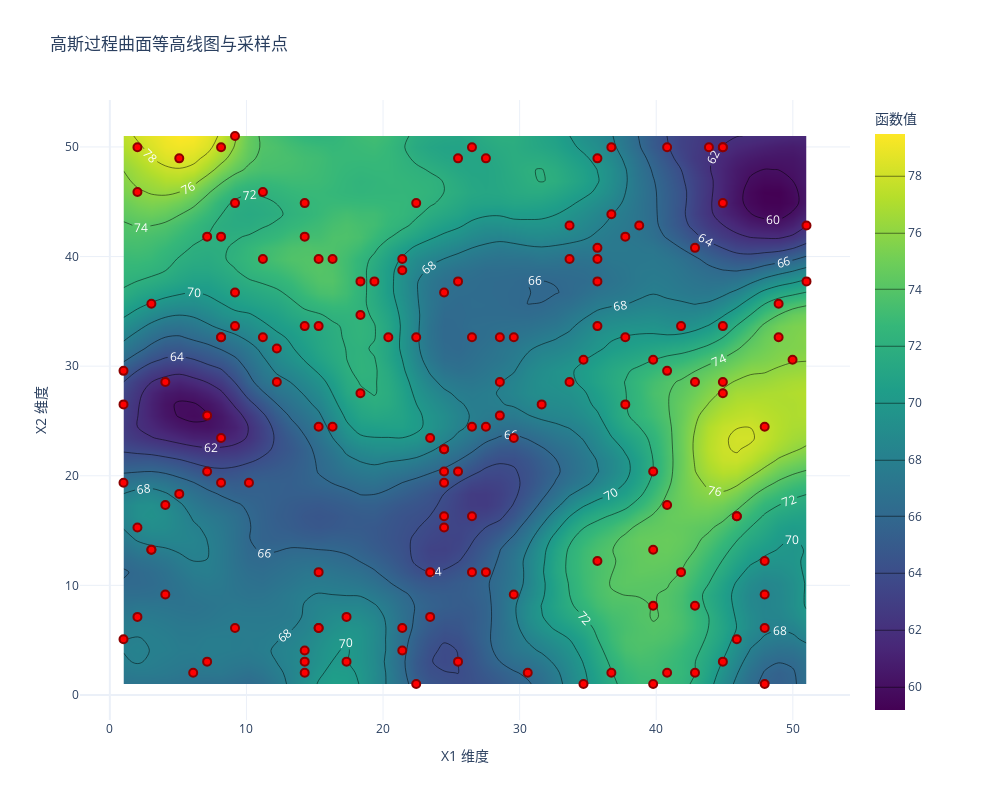

Notebook code for this chart:
### Code cell
import numpy as np
import plotly.graph_objects as go
from sklearn.gaussian_process import GaussianProcessRegressor
from sklearn.gaussian_process.kernels import RBF, ConstantKernel, WhiteKernel, Matern

seed = 42
np.random.seed(seed=seed)

# 定义二维核函数
kernel_2d = ConstantKernel(25.0) * Matern(length_scale=10.0, nu=2.5) + WhiteKernel(1e-3)
gp_2d = GaussianProcessRegressor(kernel=kernel_2d)

# 创建二维网格点
x1_range = np.linspace(1, 51, 50)  # 第一个维度
x2_range = np.linspace(1, 51, 50)  # 第二个维度
X1, X2 = np.meshgrid(x1_range, x2_range)
X_grid = np.vstack([X1.ravel(), X2.ravel()]).T  # 形状为 (2500, 2)

# 从二维高斯过程中采样曲面
y_surface = gp_2d.sample_y(X_grid, n_samples=1, random_state=seed).flatten() + 70
Y = y_surface.reshape(X1.shape)  # 重塑为网格形状

# 在二维空间中随机选择150个点
n_points = 150
random_points = np.column_stack([
    np.random.choice(x1_range, size=n_points),
    np.random.choice(x2_range, size=n_points)
])

# 找到这些随机点在网格中的最近邻索引
def find_nearest_indices(points, grid_points):
    indices = []
    for point in points:
        distances = np.linalg.norm(grid_points - point, axis=1)
        indices.append(np.argmin(distances))
    return indices

indices = find_nearest_indices(random_points, X_grid)
y_points = y_surface[indices]

# 计算这100个点之间的协方差矩阵
cov_matrix = kernel_2d(random_points)  # 形状为 (100, 100)

# 计算相关性矩阵
std_dev = np.sqrt(np.diag(cov_matrix))  
corr_matrix = cov_matrix / np.outer(std_dev, std_dev)

# 创建等高线地形图
fig = go.Figure()

# 添加等高线图
fig.add_trace(go.Contour(
    x=x1_range,
    y=x2_range,
    z=Y,
    colorscale='Viridis',
    contours=dict(
        coloring='heatmap',
        showlabels=True,
        labelfont=dict(size=12, color='white')
    ),
    name='GP曲面',
    colorbar=dict(title="函数值")
))

# 添加采样点
fig.add_trace(go.Scatter(
    x=random_points[:, 0],
    y=random_points[:, 1],
    mode='markers',
    marker=dict(
        size=8,
        color='red',
        line=dict(width=2, color='darkred')
    ),
    name='采样点',
    text=[f'值: {val:.2f}' for val in y_points],
    hoverinfo='text+x+y'
))

fig.update_layout(
    title='高斯过程曲面等高线图与采样点',
    xaxis_title='X1 维度',
    yaxis_title='X2 维度',
    template='plotly_white',
    width=1000,
    height=800,
    legend=dict(
        x=1.05,
        y=1,
        xanchor='left',
        yanchor='top'
    ),
    margin=dict(r=150)
)

fig.show()

# 输出结果信息
print(f"生成的均值向量形状: {y_points.shape}")
print(f"协方差矩阵形状: {cov_matrix.shape}")
print(f"相关性矩阵形状: {corr_matrix.shape}")
print(f"均值范围: [{y_points.min():.3f}, {y_points.max():.3f}]")
print(f"曲面值范围: [{Y.min():.3f}, {Y.max():.3f}]")

### Figure 1 — Plotly figure (JSON) as saved in the notebook; plotly's stock layout.template omitted (floating-point values rounded to 4 significant figures; data arrays with more than 128 entries replaced by an {"elided": "..."} marker saying what was removed)
{"data": [{"colorbar": {"title": {"text": "函数值"}}, "colorscale": [[0, "#440154"], [0.1111, "#482878"], [0.2222, "#3e4989"], [0.3333, "#31688e"], [0.4444, "#26828e"], [0.5556, "#1f9e89"], [0.6667, "#35b779"], [0.7778, "#6ece58"], [0.8889, "#b5de2b"], [1, "#fde725"]], "contours": {"coloring": "heatmap", "labelfont": {"color": "white", "size": 12}, "showlabels": true}, "name": "GP曲面", "type": "contour", "x": [1.0, 2.02, 3.041, 4.061, 5.082, 6.102, 7.122, 8.143, 9.163, 10.18, 11.2, 12.22, 13.24, 14.27, 15.29, 16.31, 17.33, 18.35, 19.37, 20.39, 21.41, 22.43, 23.45, 24.47, 25.49, 26.51, 27.53, 28.55, 29.57, 30.59, 31.61, 32.63, 33.65, 34.67, 35.69, 36.71, 37.73, 38.76, 39.78, 40.8, 41.82, 42.84, 43.86, 44.88, 45.9, 46.92, 47.94, 48.96, 49.98, 51.0], "y": [1.0, 2.02, 3.041, 4.061, 5.082, 6.102, 7.122, 8.143, 9.163, 10.18, 11.2, 12.22, 13.24, 14.27, 15.29, 16.31, 17.33, 18.35, 19.37, 20.39, 21.41, 22.43, 23.45, 24.47, 25.49, 26.51, 27.53, 28.55, 29.57, 30.59, 31.61, 32.63, 33.65, 34.67, 35.69, 36.71, 37.73, 38.76, 39.78, 40.8, 41.82, 42.84, 43.86, 44.88, 45.9, 46.92, 47.94, 48.96, 49.98, 51.0], "z": {"elided": "50x50 float values"}}, {"hoverinfo": "text+x+y", "marker": {"color": "red", "line": {"color": "darkred", "width": 2}, "size": 8}, "mode": "markers", "name": "采样点", "text": {"elided": "150 str values"}, "type": "scatter", "x": {"elided": "150 float values"}, "y": {"elided": "150 float values"}}], "layout": {"height": 800, "legend": {"x": 1.05, "xanchor": "left", "y": 1, "yanchor": "top"}, "margin": {"r": 150}, "title": {"text": "高斯过程曲面等高线图与采样点"}, "width": 1000, "xaxis": {"title": {"text": "X1 维度"}}, "yaxis": {"title": {"text": "X2 维度"}}}}
